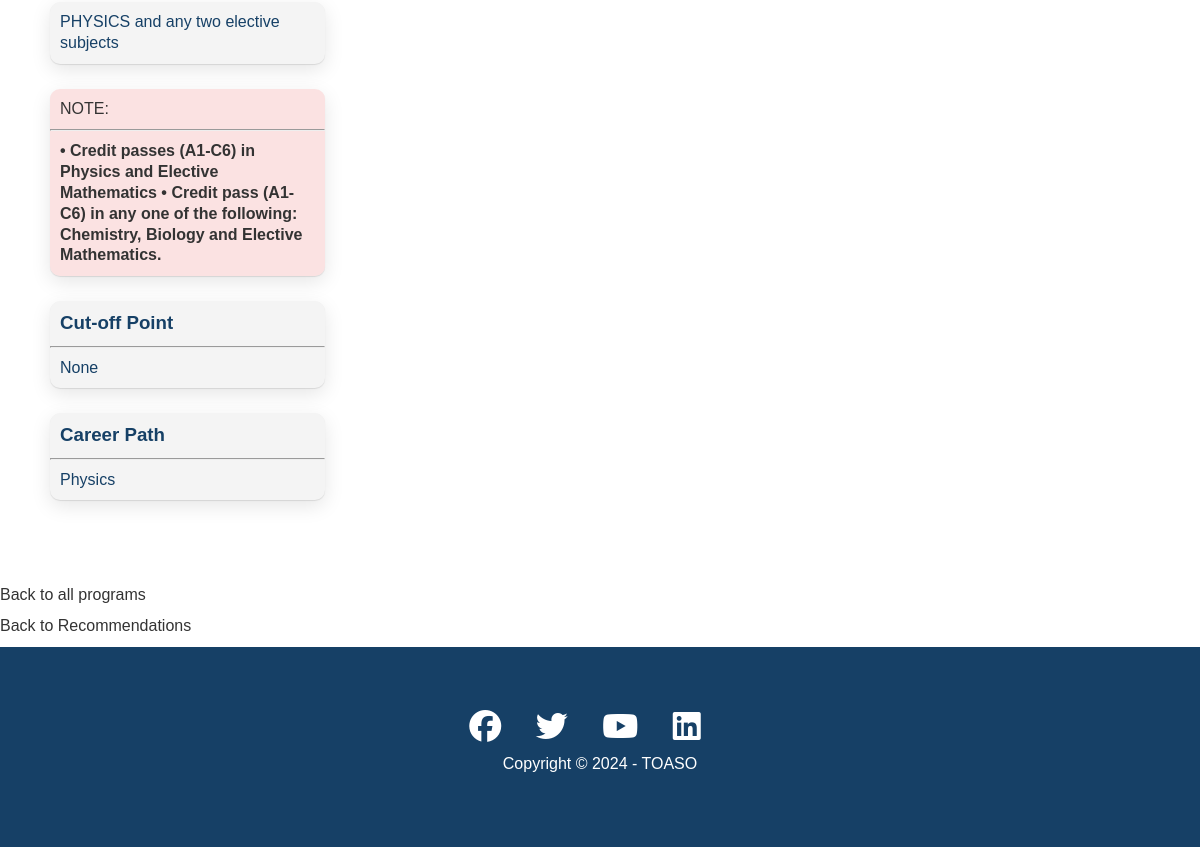
Page /programs/86/ (lower part) on the earlier database version.
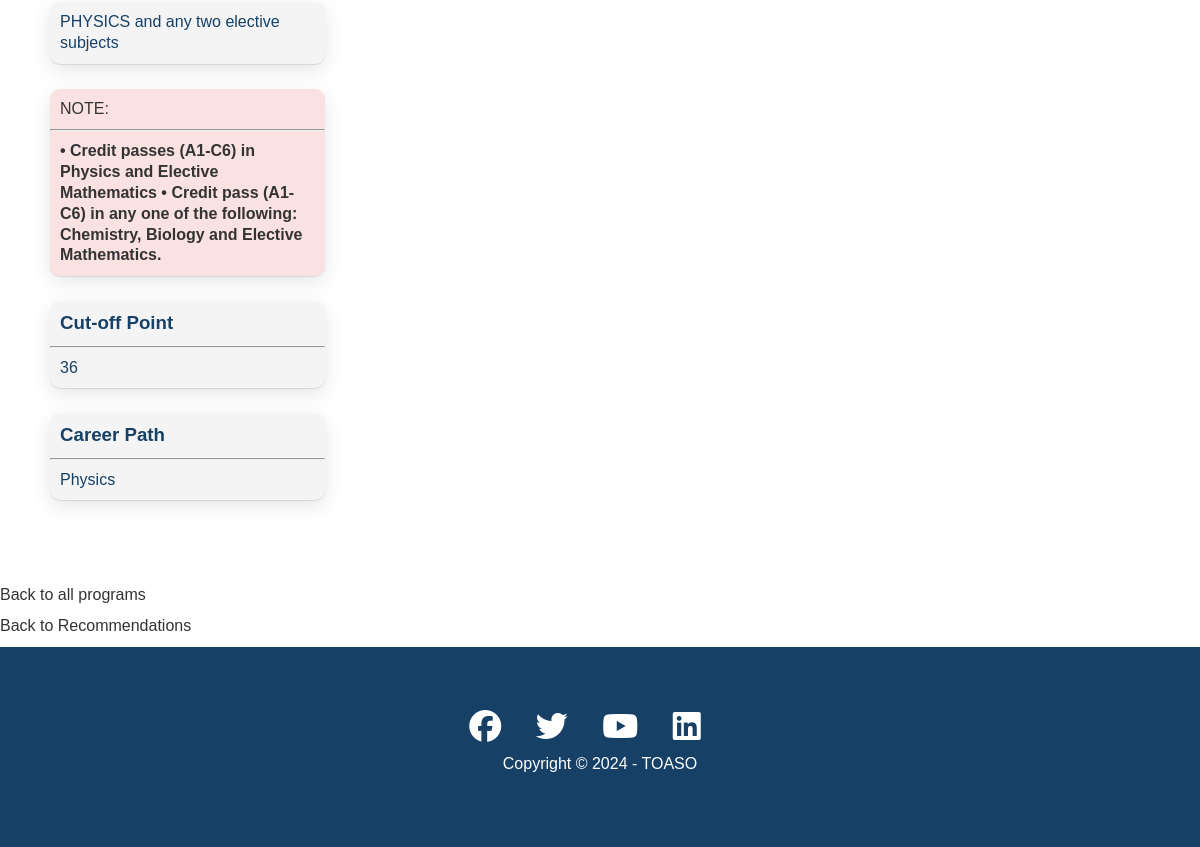
Same page on the later database version.
### toaso/models.py (models this page shows, shortened)
class Program(models.Model):
    name = models.CharField(max_length=100)
    description = models.TextField()
    school = models.ForeignKey(School, on_delete=models.CASCADE, related_name='programs', null=True, blank=True)
    cut_off_point = models.IntegerField()
    elective_requirements = models.ManyToManyField(ElectiveSubject, related_name='required_for_programs', blank=True)
    constant_elective = models.ForeignKey(ElectiveSubject, related_name='constant_for_programs', null=True, blank=True, on_delete=models.SET_NULL)
    elective_requirement_logic = models.CharField(
        max_length=50,
        choices=[('ANY', 'Any'), ('ALL', 'All'), ('CONSTANT_PLUS_TWO', 'Constat plus Two')],
        default='ANY'
    )
    career = models.CharField(max_length=100)
    note = models.TextField(null=True, blank=True)
    required_interests = models.ManyToManyField(Interest, related_name='programs')

class ElectiveSubject(models.Model):
    name = models.CharField(max_length=100)
    def __str__(self):
        return self.name

### toaso/views.py (the view)
# urls.py: path('programs/<int:pk>/', program_detail, name='program_detail'),
def program_detail(request, pk):
    program = get_object_or_404(Program, pk=pk)
    return render(request, 'toaso/program_detail.html', {'program':program})

### toaso/templates/toaso/program_detail.html (shortened to what this page needs)
{% extends 'toaso/base.html' %}
{% block content %}
<main>
<div class="main-content">
    <section id="requirements">
        <div>
            <div class="core">
                <ul>
                    <li>{% if program.elective_reqirement_logic == 'ANY' %}
                        Credit passes in any three electives
                    {% elif program.elective_requirement_logic == 'ALL' %}
                        {% for elective in program.elective_requirements.all %}
                            {{ elective.name }}{% if not forloop.last %}, {% endif %}
                        {% endfor %}
                    {% elif program.elective_requirement_logic == 'CONSTANT_PLUS_TWO' %}
                        {{ program.constant_elective }} and any two elective subjects
                    {% endif %}</li>
                </ul>
            </div>
            <div class="note">
                <ul>
                    <li>
                        NOTE:
                    </li>
                    <hr>
                    <li>
                        <strong> {{program.note}} </strong>
                    </li>
                </ul>
            </div>
            <div class="core">
                <ul>
                    <li>
                        <h3>Cut-off Point</h3>
                    </li>
                    <hr>
                    <li> {{program.cut_off_point}}</li>
                </ul>
            </div>
            <div class="core">
                <ul>
                    <li>
                        <h3>Career Path</h3>
                    </li>
                    <hr>
                    <li> {{program.career}}</li>
                </ul>
            </div>
        </div>
    </section>
</div>
    <p><a href="{% url 'programs' %}">Back to all programs</a></p>
    <p><a href="{% url 'view_recommendations' %}"> Back to Recommendations</a></p>
{% endblock content %}

Differences in the rows shown:
changed Program "Physics": cut_off_point "None" → "36"
